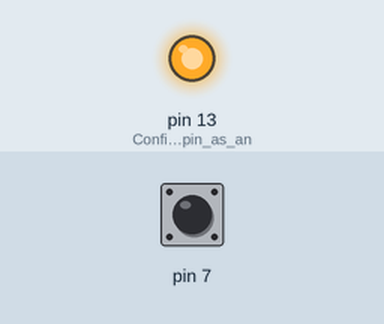
Simulated run of this sketch. Board: Arduino Uno, built with avr-gcc and run on an emulated ATmega328P. On the bench: output pins drawn as LEDs (lit = HIGH). Inputs (shaded band) come from the test bench; at power-on: pin 7 HIGH.

Above: at 1.2 s.
1.3 s: pin 7 pulled LOW for 0.15 s
At 1.37 s:
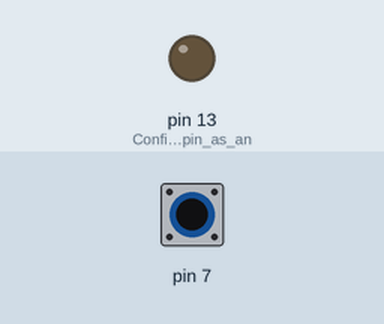
2.9 s: pin 7 pulled LOW for 3.2 s
At 6.8 s:
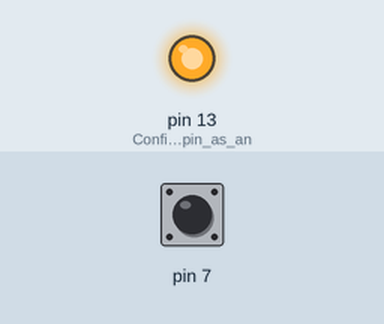
Timing chart, 0 to 8.3 s (numbered marks = the images above; inputs shaded):
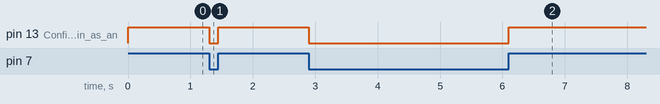

The sketch:

c_code.ino
```cpp
// Initialise the program settings and configurations
void setup() {
   // button pin uses internal pull-up resistor.  LOW mean on and HIGH means off.
   pinMode(7, INPUT_PULLUP);
   pinMode(13, OUTPUT);  // Configures led pin as an output

}

// The void loop function runs over and over again forever.
void loop() {
  if (!(digitalRead(7) == LOW)) {
    digitalWrite(13, HIGH); // Set defined pin to HIGH (turn it on).
  } else {
    digitalWrite(13, LOW); // Set defined pin to LOW (turn it off).
  }
}
```

Measured:
- after the input at 1.3 s, pin 13 (Configures_led_pin_as_an): HIGH → LOW at once, → HIGH 0.15 s later
- after the input at 2.9 s, pin 13 (Configures_led_pin_as_an): HIGH → LOW at once, → HIGH 3.2 s later
